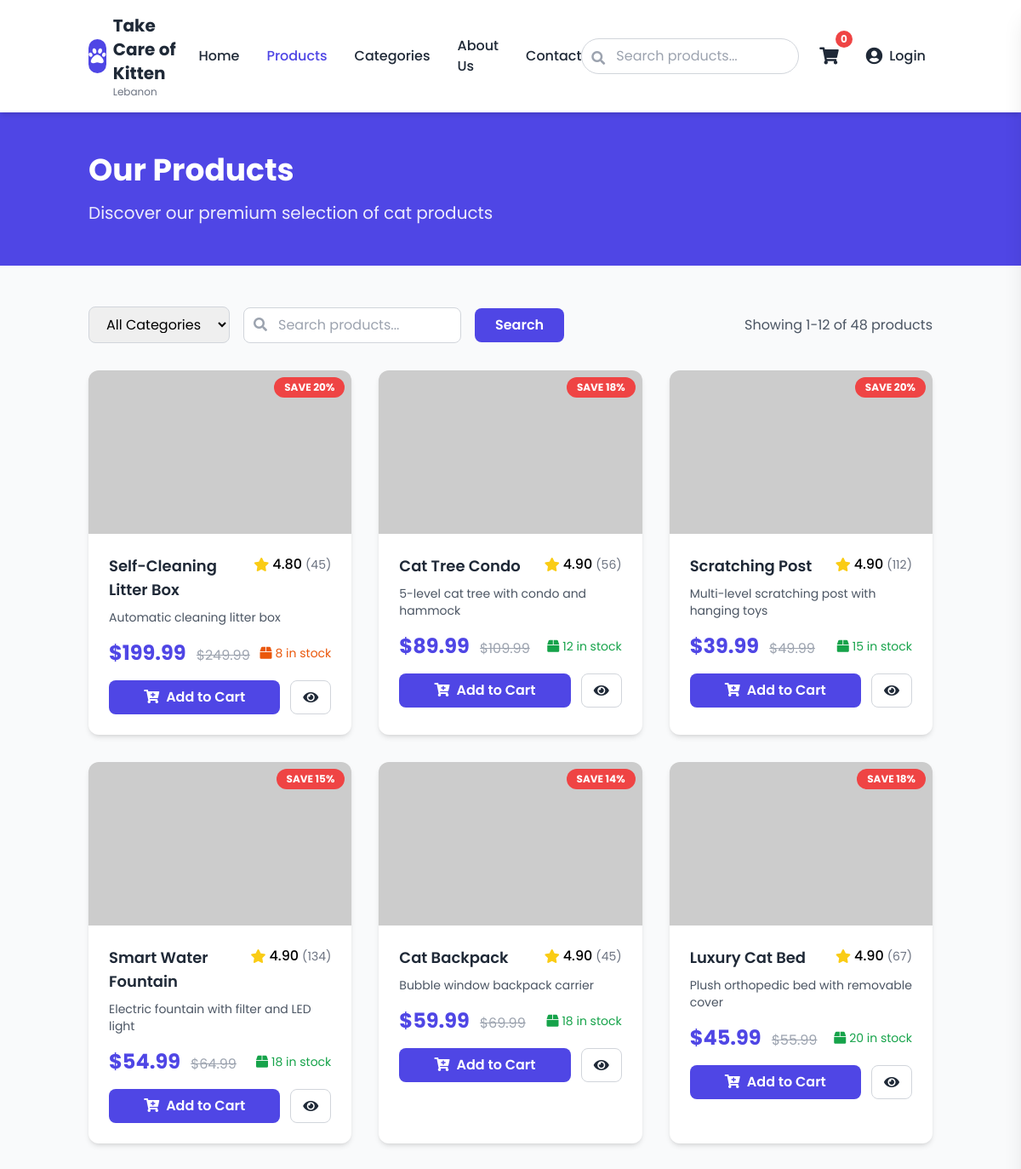
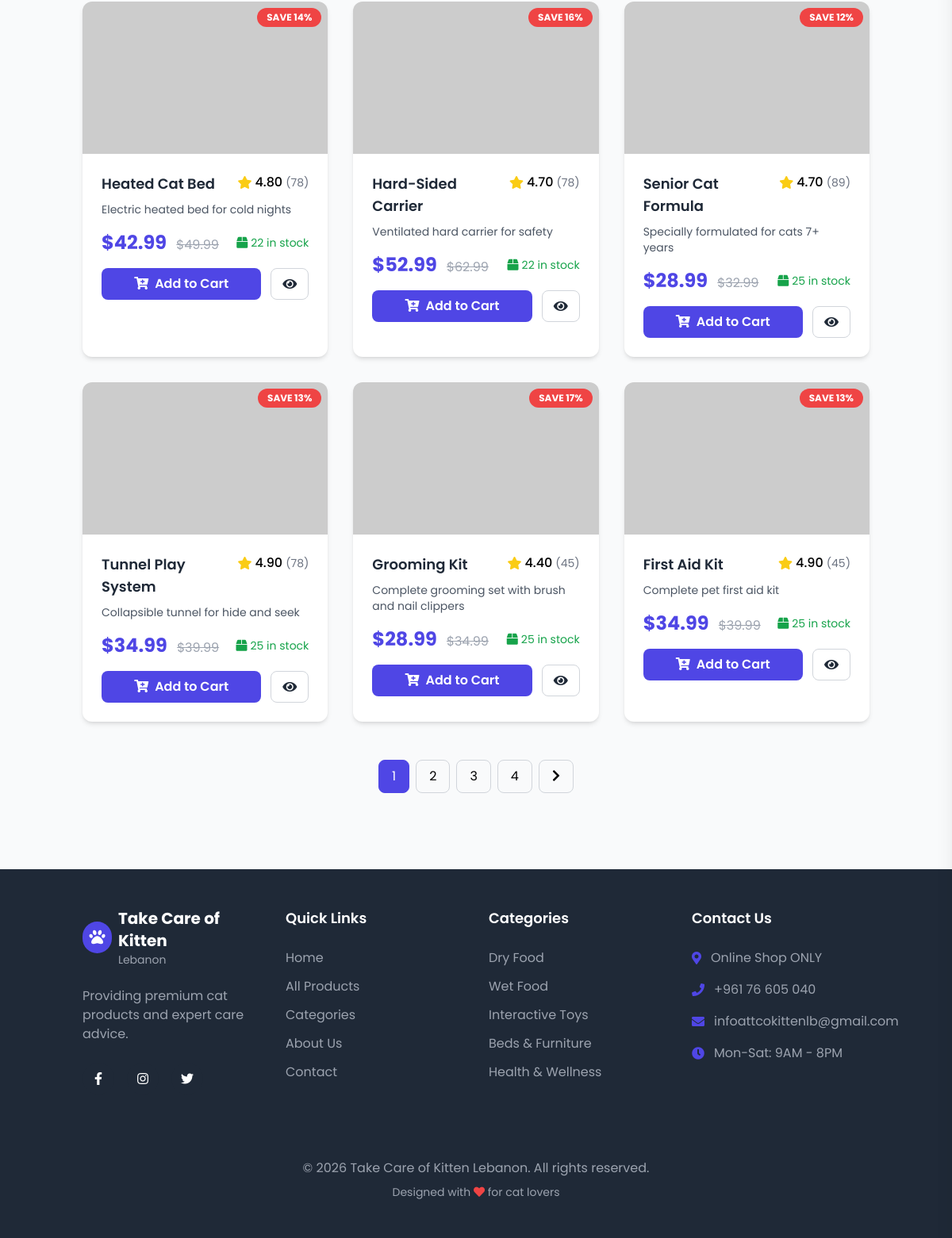
/products.php, run on the app's committed database (2 pictures, top to bottom).
### tables this page shows
CREATE TABLE products (
    id INT PRIMARY KEY AUTO_INCREMENT,
    name VARCHAR(255) NOT NULL,
    description TEXT,
    price DECIMAL(10, 2) NOT NULL,
    original_price DECIMAL(10, 2),
    category ENUM('food', 'toys', 'accessories', 'health', 'litter', 'travel') NOT NULL,
    image VARCHAR(500),
    stock INT DEFAULT 0,
    rating DECIMAL(3, 2) DEFAULT 0.00,
    reviews INT DEFAULT 0,
    tags VARCHAR(500),
    featured BOOLEAN DEFAULT FALSE,
    created_at TIMESTAMP DEFAULT CURRENT_TIMESTAMP,
    updated_at TIMESTAMP DEFAULT CURRENT_TIMESTAMP ON UPDATE CURRENT_TIMESTAMP
);

### includes/functions.php (called while the page is built, shortened)
<?php
function getProductsByCategory($category, $limit = 12, $page = 1) {
    $pdo = getDBConnection();
    $offset = ($page - 1) * $limit;
    if ($category === 'all') {
        $stmt = $pdo->prepare("SELECT * FROM products WHERE stock > 0 LIMIT ? OFFSET ?");
        $stmt->bindValue(1, $limit, PDO::PARAM_INT);
        $stmt->bindValue(2, $offset, PDO::PARAM_INT);
        $stmt->execute();
    } else {
        $stmt = $pdo->prepare("SELECT * FROM products WHERE category = ? AND stock > 0 LIMIT ? OFFSET ?");
        $stmt->execute([$category, $limit, $offset]);
    }
    return $stmt->fetchAll();
}
?>

### products.php (the view, shortened to what this page needs)
<?php
require_once 'includes/functions.php';
$category = isset($_GET['category']) ? sanitize($_GET['category']) : 'all';
$search = isset($_GET['search']) ? sanitize($_GET['search']) : '';
$page = isset($_GET['page']) ? intval($_GET['page']) : 1;
$limit = 12;
if (!empty($search)) {
    $pdo = getDBConnection();
    $stmt = $pdo->prepare("
        SELECT * FROM products
        WHERE (name LIKE ? OR description LIKE ? OR tags LIKE ?)
        AND stock > 0
        LIMIT ? OFFSET ?
    ");
    $search_term = "%$search%";
    $offset = ($page - 1) * $limit;
    $stmt->execute([$search_term, $search_term, $search_term, $limit, $offset]);
    $products = $stmt->fetchAll();
    $stmt = $pdo->prepare("
        SELECT COUNT(*) as total FROM products
        WHERE (name LIKE ? OR description LIKE ? OR tags LIKE ?)
        AND stock > 0
    ");
    $stmt->execute([$search_term, $search_term, $search_term]);
    $total_products = $stmt->fetch()['total'];
} else {
    $products = getProductsByCategory($category, $limit, $page);
    $pdo = getDBConnection();
    if ($category === 'all') {
        $stmt = $pdo->prepare("SELECT COUNT(*) as total FROM products WHERE stock > 0");
        $stmt->execute();
    } else {
        $stmt = $pdo->prepare("SELECT COUNT(*) as total FROM products WHERE category = ? AND stock > 0");
        $stmt->execute([$category]);
    }
    $total_products = $stmt->fetch()['total'];
}
$total_pages = ceil($total_products / $limit);
?>
<?php include 'includes/header.php'; ?>
<main>
    <section class="bg-gradient-to-r from-primary to-indigo-600 text-white py-12">
        <div class="container mx-auto px-4">
            <h1 class="text-4xl font-bold mb-4">Our Products</h1>
            <p class="text-xl opacity-90">Discover our premium selection of cat products</p>
        </div>
    </section>
    <section class="py-12">
        <div class="container mx-auto px-4">
            <div class="flex flex-col md:flex-row justify-between items-center mb-8">
                <div class="w-full md:w-auto mb-4 md:mb-0">
                    <form action="products.php" method="GET" class="flex items-center space-x-4">
                        <select name="category" onchange="this.form.submit()" class="px-4 py-2 border border-gray-300 rounded-lg focus:outline-none focus:ring-2 focus:ring-primary">
                            <option value="all" <?php echo $category == 'all' ? 'selected' : ''; ?>>All Categories</option>
                        </select>
                        <div class="relative">
                            <input type="text" name="search" placeholder="Search products..."
                                   value="<?php echo $search; ?>"
                                   class="pl-10 pr-4 py-2 border border-gray-300 rounded-lg focus:outline-none focus:ring-2 focus:ring-primary focus:border-transparent w-64">
                            <i class="fas fa-search absolute left-3 top-3 text-gray-400"></i>
                        </div>
                        <button type="submit" class="bg-primary text-white px-6 py-2 rounded-lg font-semibold hover:bg-indigo-700">
                            Search
                        </button>
                    </form>
                </div>
                <div class="text-gray-600">
                    Showing <?php echo ($page - 1) * $limit + 1; ?>-<?php echo min($page * $limit, $total_products); ?> of <?php echo $total_products; ?> products
                </div>
            </div>
            <div id="products-grid" class="grid grid-cols-1 sm:grid-cols-2 lg:grid-cols-3 xl:grid-cols-4 gap-8">
                <?php if (empty($products)): ?>
                    <div class="col-span-full text-center py-12">
                        <i class="fas fa-search text-4xl text-gray-300 mb-4"></i>
                        <h3 class="text-xl font-semibold text-gray-700 mb-2">No products found</h3>
                        <p class="text-gray-600 mb-4">Try adjusting your search or filter criteria</p>
                        <a href="products.php" class="text-primary hover:text-indigo-700 font-semibold">
                            View All Products
                        </a>
                    </div>
                <?php else: ?>
                    <?php foreach ($products as $product): ?>
                    <div class="product-card bg-white rounded-xl shadow-md overflow-hidden animate-slide-up">
                        <div class="relative">
                            <img src="<?php echo $product['image']; ?>" alt="<?php echo $product['name']; ?>" class="w-full h-48 object-cover">
                            <?php if ($product['original_price'] > $product['price']): ?>
                                <span class="absolute top-2 right-2 bg-red-500 text-white text-xs font-bold px-3 py-1 rounded-full">
                                    SAVE <?php echo round((1 - $product['price']/$product['original_price']) * 100); ?>%
                                </span>
                            <?php endif; ?>
                        </div>
                        <div class="p-6">
                            <div class="flex justify-between items-start mb-2">
                                <h3 class="text-lg font-semibold text-dark"><?php echo $product['name']; ?></h3>
                                <div class="flex items-center">
                                    <i class="fas fa-star text-yellow-400 mr-1"></i>
                                    <span class="font-medium"><?php echo $product['rating']; ?></span>
                                    <span class="text-gray-500 text-sm ml-1">(<?php echo $product['reviews']; ?>)</span>
                                </div>
                            </div>
                            <p class="text-gray-600 text-sm mb-4"><?php echo $product['description']; ?></p>
                            <div class="flex items-center justify-between mb-4">
                                <div>
                                    <span class="text-2xl font-bold text-primary">$<?php echo number_format($product['price'], 2); ?></span>
                                    <?php if ($product['original_price'] > $product['price']): ?>
                                        <span class="text-gray-400 line-through ml-2">$<?php echo number_format($product['original_price'], 2); ?></span>
                                    <?php endif; ?>
                                </div>
                                <span class="text-sm <?php echo $product['stock'] > 10 ? 'text-green-600' : 'text-orange-600'; ?>">
                                    <i class="fas fa-box mr-1"></i><?php echo $product['stock']; ?> in stock
                                </span>
                            </div>
                            <div class="flex space-x-3">
                                <button onclick="addToCart(<?php echo $product['id']; ?>)" class="flex-1 bg-primary text-white py-2 rounded-lg font-semibold hover:bg-indigo-700 transition-colors">
                                    <i class="fas fa-cart-plus mr-2"></i>Add to Cart
                                </button>
                                <a href="product-detail.php?id=<?php echo $product['id']; ?>" class="w-12 border border-gray-300 text-dark rounded-lg hover:bg-gray-50 transition-colors flex items-center justify-center">
                                    <i class="fas fa-eye"></i>
                                </a>
                            </div>
                        </div>
                    </div>
                    <?php endforeach; ?>
                <?php endif; ?>
            </div>
            <?php if ($total_pages > 1): ?>
            <div class="flex justify-center mt-12">
                <nav class="flex items-center space-x-2">
                    <?php for ($i = 1; $i <= $total_pages; $i++): ?>
                        <?php if ($i == 1 || $i == $total_pages || ($i >= $page - 2 && $i <= $page + 2)): ?>
                            <a href="products.php?category=<?php echo $category; ?>&search=<?php echo urlencode($search); ?>&page=<?php echo $i; ?>"
                               class="px-4 py-2 border rounded-lg <?php echo $i == $page ? 'bg-primary text-white border-primary' : 'border-gray-300 hover:bg-gray-50'; ?>">
                                <?php echo $i; ?>
                            </a>
                        <?php elseif ($i == $page - 3 || $i == $page + 3): ?>
                            <span class="px-4 py-2">...</span>
                        <?php endif; ?>
                    <?php endfor; ?>
                    <?php if ($page < $total_pages): ?>
                        <a href="products.php?category=<?php echo $category; ?>&search=<?php echo urlencode($search); ?>&page=<?php echo $page + 1; ?>"
                           class="px-4 py-2 border border-gray-300 rounded-lg hover:bg-gray-50">
                            <i class="fas fa-chevron-right"></i>
                        </a>
                    <?php endif; ?>
                </nav>
            </div>
            <?php endif; ?>
        </div>
    </section>
</main>
<?php include 'includes/footer.php'; ?>

### assets/css/style.css (style rules this page uses)
.product-card { transition: transform 0.3s ease, box-shadow 0.3s ease; }

### data on the page
products: (1 - $product['price']/$product['original_price']) * 100 "20", name "Self-Cleaning Litter Box", rating "4.80", reviews "45", description "Automatic cleaning litter box", price "199.99", original_price "249.99", stock "8"
products: (1 - $product['price']/$product['original_price']) * 100 "18", name "Cat Tree Condo", rating "4.90", reviews "56", description "5-level cat tree with condo and hammock", price "89.99", original_price "109.99", stock "12"
products: (1 - $product['price']/$product['original_price']) * 100 "20", name "Scratching Post", rating "4.90", reviews "112", description "Multi-level scratching post with hanging toys", price "39.99", original_price "49.99", stock "15"
products: (1 - $product['price']/$product['original_price']) * 100 "15", name "Smart Water Fountain", rating "4.90", reviews "134", description "Electric fountain with filter and LED light", price "54.99", original_price "64.99", stock "18"
products: (1 - $product['price']/$product['original_price']) * 100 "14", name "Cat Backpack", rating "4.90", reviews "45", description "Bubble window backpack carrier", price "59.99", original_price "69.99", stock "18"
products: (1 - $product['price']/$product['original_price']) * 100 "18", name "Luxury Cat Bed", rating "4.90", reviews "67", description "Plush orthopedic bed with removable cover", price "45.99", original_price "55.99", stock "20"
products: (1 - $product['price']/$product['original_price']) * 100 "14", name "Heated Cat Bed", rating "4.80", reviews "78", description "Electric heated bed for cold nights", price "42.99", original_price "49.99", stock "22"
products: (1 - $product['price']/$product['original_price']) * 100 "16", name "Hard-Sided Carrier", rating "4.70", reviews "78", description "Ventilated hard carrier for safety", price "52.99", original_price "62.99", stock "22"
products: (1 - $product['price']/$product['original_price']) * 100 "12", name "Senior Cat Formula", rating "4.70", reviews "89", description "Specially formulated for cats 7+ years", price "28.99", original_price "32.99", stock "25"
products: (1 - $product['price']/$product['original_price']) * 100 "13", name "Tunnel Play System", rating "4.90", reviews "78", description "Collapsible tunnel for hide and seek", price "34.99", original_price "39.99", stock "25"
products: (1 - $product['price']/$product['original_price']) * 100 "17", name "Grooming Kit", rating "4.40", reviews "45", description "Complete grooming set with brush and nail clippers", price "28.99", original_price "34.99", stock "25"
products: (1 - $product['price']/$product['original_price']) * 100 "13", name "First Aid Kit", rating "4.90", reviews "45", description "Complete pet first aid kit", price "34.99", original_price "39.99", stock "25"

### other printed values
getCartCount() "0"
min($page * $limit, $total_products) "12"
$total_products "48"
